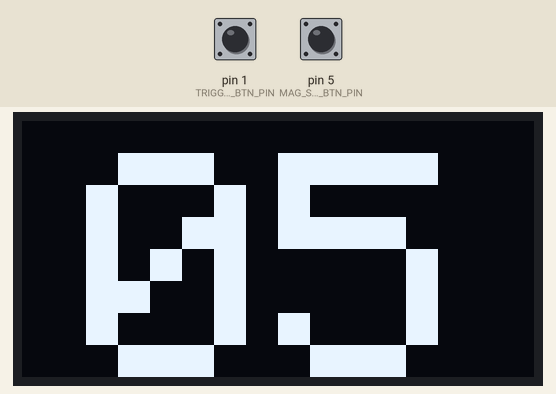
The sketch below on a simulated Arduino Uno, built with avr-gcc and run on an emulated ATmega328P. Parts: 128×64 one-colour display. The inputs (shaded band) are chosen by the test bench; at power-on: pin 1 (TRIGGER_BTN_PIN) HIGH, pin 5 (MAG_SZ_TOG_BTN_PIN) HIGH.

Above: at 1.2 s.
1.3 s: pin 1 (TRIGGER_BTN_PIN) pulled LOW for 0.15 s
At 2.5 s:
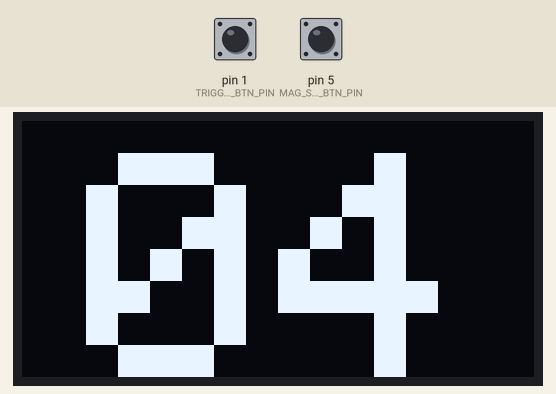
2.9 s: pin 5 (MAG_SZ_TOG_BTN_PIN) pulled LOW for 0.15 s
At 3.9 s:
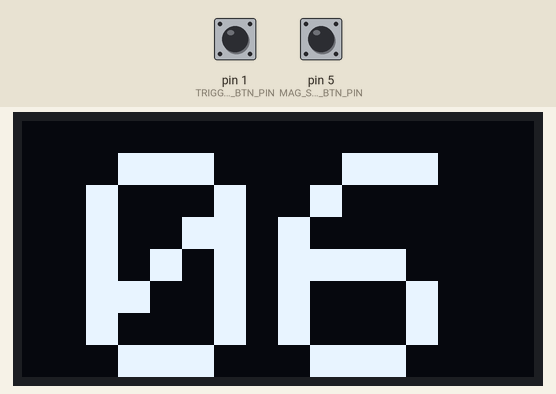
4.5 s: pin 5 (MAG_SZ_TOG_BTN_PIN) pulled LOW for 1 s
At 5.1 s:
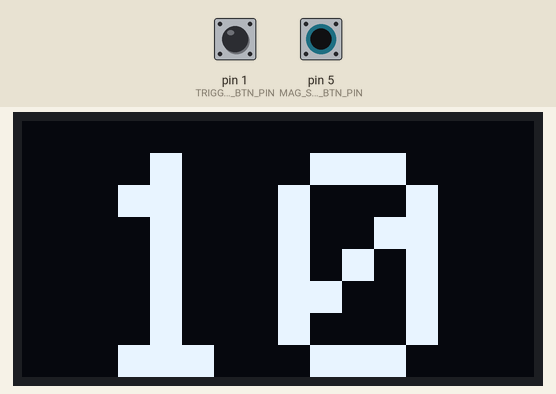
7.0 s: pin 1 (TRIGGER_BTN_PIN) pulled LOW for 1 s
At 8.2 s:
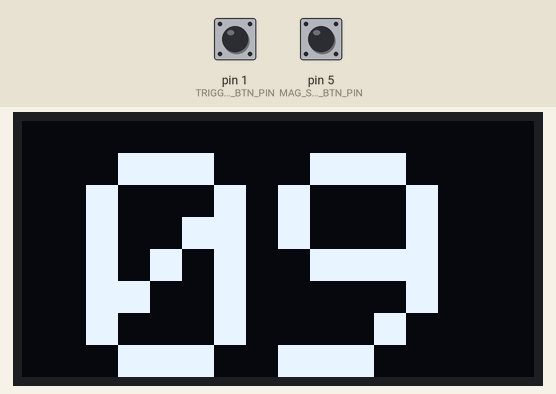
Timing chart, 0 to 10.0 s (numbered marks = the images above; inputs shaded):
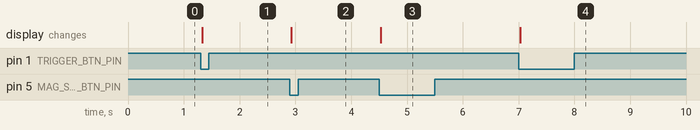

The sketch:

nerf-ammo-counter.ino
```cpp
/*----------------------------------------------------------------------*
 * nerf-ammo-counter                                                    *
 * Monty Choy, 2017                                                     *
 *                                                                      *
 * Arduino sketch for ammo counters in NERF blasters                    *
 * Be sure to check out the links:                                      *
 * Youtube Video: https://goo.gl/KjQfdK                                 *
 * Tutorial: https://goo.gl/8JSXbc                                      *
 *----------------------------------------------------------------------*/

//libraries, so the display can work
#include <Adafruit_GFX.h>
#include <Adafruit_SSD1306.h>
#include <Button.h>

//set the height and width of the screen
#define SCREEN_WIDTH 128
#define SCREEN_HEIGHT 64

//initialize stuff for display
#define OLED_RESET 4
#define TEXT_SIZE 8

//pins for button
#define TRIGGER_BTN_PIN 1
#define RELOAD_BTN_PIN 4
#define MAG_SZ_TOG_BTN_PIN 5

//parameters for buttons
#define INVERT true
#define PULLUP true
#define DEBOUNCE_MS 20

Adafruit_SSD1306 display(OLED_RESET);     //display

Button triggerBtn (TRIGGER_BTN_PIN, PULLUP, INVERT, DEBOUNCE_MS);       //trigger button
Button reloadBtn (RELOAD_BTN_PIN, PULLUP, INVERT, DEBOUNCE_MS);         //reloading button
Button magSzTogBtn (MAG_SZ_TOG_BTN_PIN, PULLUP, INVERT, DEBOUNCE_MS);   //magazine size toggle button

//stuff to help keep track of magazine stuff
//if you want to add/remove magazine sizes, do that here. Remember, they go in order when you toggle between them, from left to right in this.
//
//when you change the value, the "currentMagSize"(several lines below) has to be less than the number of different magazines sizes,
//the number of different magazine size values in the "magSizeArr" you can change "currentMagSize" to whatever you want.
//When it program first starts, when the microcontroller turns on, the 5th element of "magSizeArr" is the current magazine size,
//starting from 0. 0 is used for count-up mode.
//Ex: byte array = {1(0), 2(1), 3(2), 4(3)} - the numbers without parenthesis are the values this array/list
//stores, and the number between the parenthesis indicates which place they are, their "index", where they are in the list/array.
//If I want to access the value 1, which is the first value of the array/list, which the computer sees as the
//"zeroith" value, I would do array[0]. If I want to access the value 3, the third value of the array, I would do array[2]
byte magSizeArr[] = {5, 6, 10, 12, 15, 18, 20, 22, 25, 36, 0};  //keep track of the magazine sizes
byte currentMagSize = 0;  //keep track of the current magazine size
byte currentAmmo = magSizeArr[currentMagSize];    //keep track of how much ammo there currently is
byte maxAmmo = magSizeArr[currentMagSize];    //keep track of what the max ammo is, for use when reloading

//this code will run when the Arduino turns on
void setup() {
  display.begin(SSD1306_SWITCHCAPVCC, 0x3C);    //begin stuff for the display
  initDisplayAmmo();     //show the ammo
}

//this code loops many times a second
void loop() {
  countAmmo();    //count ammo, constantly check for the trigger switch to be pressed to count
  reload();       //reload, constantly check for the magazine switch to be pressed/not pressed
  toggleMags();   //toggle between magazine sizes, constanly check for the magazine toggle switch to be pressed
}

//actually dispaly ammo onto screen
void displayAmmo (String ammoToDisplay) {
  display.clearDisplay();           //clear the display, so the stuff that was here before is no longer here
  display.setTextSize(TEXT_SIZE);   //set the size of the text
  display.setTextColor(WHITE);      //set the color of text text
  display.setCursor( (SCREEN_WIDTH/2) - ((ammoToDisplay.length()*2) * (TEXT_SIZE * 1.5)), (SCREEN_HEIGHT/2) - (TEXT_SIZE * 3) );  //center text
  display.print(ammoToDisplay);     //print the text
  display.display();                //display the text
}

//set up ammo to be displayed
void initDisplayAmmo () {
  //if the ammo to print, current ammo, is less that 10, make it like '01' or '04'
  String ammoToDisplay = currentAmmo < 10 ? ("0" + (String)currentAmmo) : (String)currentAmmo;
  displayAmmo(ammoToDisplay);  //display the text, the ammo
}

void countAmmo () {
  triggerBtn.read();              //read trigger button
  if (triggerBtn.wasPressed()) {   //trigger button pressed
    if (maxAmmo != 0 && currentAmmo < 99 && currentAmmo > 0) {  //make sure that the ammo is less than 99 so it doesnt overflow the display and not in count-up mode
      currentAmmo--;    //increment ammo
    } else if (maxAmmo == 0 && currentAmmo < 99) { //make sure that the ammo is more than 0 so no negative numbers are displayed and in count-up mode
      currentAmmo++;    //decrement ammo
    }
    initDisplayAmmo();    //display ammo
  }
}

void reload () {
  reloadBtn.read();               //read reload button
  if (reloadBtn.wasPressed()) {   //reload button pressed
    currentAmmo = maxAmmo;        //reset ammo
    initDisplayAmmo();            //display ammo
  }
}

void toggleMags () {
  magSzTogBtn.read();               //read magazine size toggle button
  if (magSzTogBtn.wasPressed()) {    //magazine size toggle button pressed
    //cycle through mag sizes based on array, and make sure array doens't overflow
    currentMagSize = (currentMagSize < (sizeof(magSizeArr)/sizeof(magSizeArr[0]) - 1)) ? currentMagSize + 1 : 0;

    //there's a new max ammo, because there's a new magazine size
    maxAmmo = magSizeArr[currentMagSize];
    currentAmmo = maxAmmo;

    initDisplayAmmo();      //display ammo
  }
}
```

Measured:
- after the input at 1.3 s, the display: changes at once (image 1)
- after the input at 2.9 s, the display: changes at once (image 2)
- after the input at 4.5 s, the display: changes at once (image 3)
- after the input at 7.0 s, the display: changes at once (image 4)
